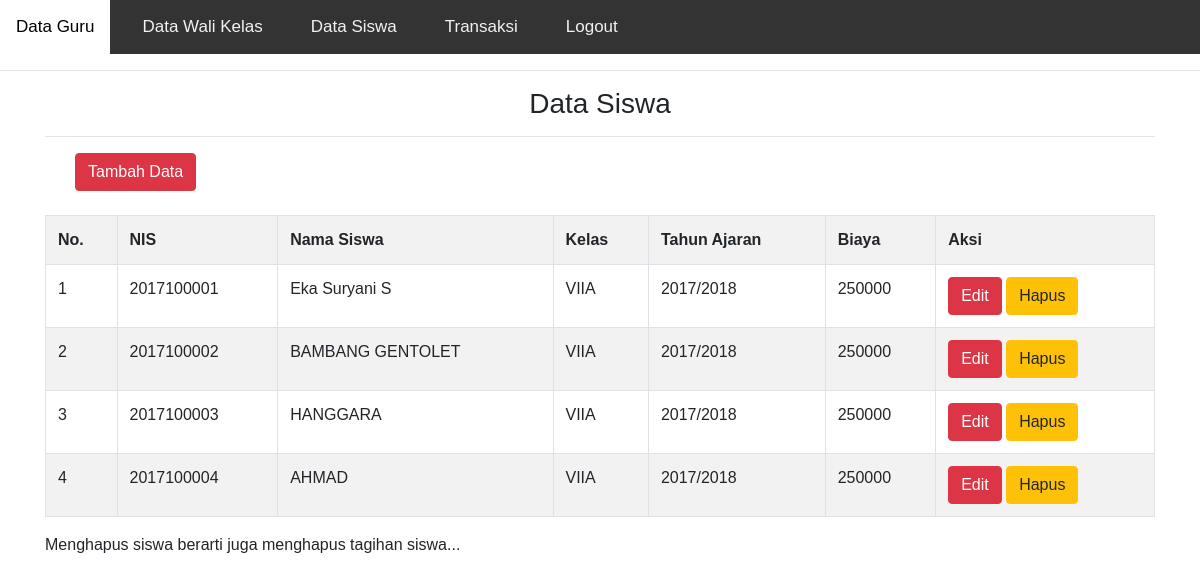
Screenshot of /tampil_siswa.php (signed in) with the database file from the repository.
### tables this page shows
CREATE TABLE `siswa` (
  `idsiswa` int(10) NOT NULL AUTO_INCREMENT,
  `nis` varchar(10) DEFAULT NULL,
  `namasiswa` varchar(40) DEFAULT NULL,
  `kelas` varchar(10) DEFAULT NULL,
  `tahunajaran` varchar(10) DEFAULT NULL,
  `biaya` int(20) DEFAULT NULL,
  PRIMARY KEY (`idsiswa`),
  KEY `fk_kelas` (`kelas`),
  CONSTRAINT `fk_kelas` FOREIGN KEY (`kelas`) REFERENCES `walikelas` (`kelas`) ON UPDATE CASCADE
);

### tampil_siswa.php (the view)
<?php include "header.php"; ?>
<div class="container">
<center>
<h3>Data Siswa</h3><hr />
</center>
<button style="margin: 0px 0px 0px 30px;" type="submit" class="btn btn-danger" onclick="window.location.href='tambah_siswa.php'">Tambah Data</button> <br /><br />
<table class="table table-striped table-bordered">
	<tr>
		<th>No.</th>
		<th>NIS</th>
		<th>Nama Siswa</th>
		<th>Kelas</th>
		<th>Tahun Ajaran</th>
		<th>Biaya</th>
		<th>Aksi</th>
	</tr>
	<?php
	$sql = mysqli_query($konek,"select * from siswa order by kelas asc");
	$no=1;
	while($d=mysqli_fetch_array($sql)){
		echo "<tr>
			<td>$no</td>
			<td>$d[nis]</td>
			<td>$d[namasiswa]</td>
			<td>$d[kelas]</td>
			<td>$d[tahunajaran]</td>
			<td>$d[biaya]</td>
			<td>
				<a class='btn btn-danger' href='edit_siswa.php?id=$d[idsiswa]'>Edit</a>
				<a class='btn btn-warning href='hapus_siswa.php?id=$d[idsiswa]'>Hapus</a>
			</td>
		</tr>";
		$no++;
	}
	?>
</table>
<p>Menghapus siswa berarti juga menghapus tagihan siswa...</p>
</div>

### header.php (style rules this page uses)
body { margin: 0; font-family: Arial, Helvetica, sans-serif; }

### rows the page displays
siswa: nis "2017100001", namasiswa "Eka Suryani S", kelas "VIIA", tahunajaran "2017/2018", biaya "250000"
siswa: nis "2017100002", namasiswa "BAMBANG GENTOLET", kelas "VIIA", tahunajaran "2017/2018", biaya "250000"
siswa: nis "2017100003", namasiswa "HANGGARA", kelas "VIIA", tahunajaran "2017/2018", biaya "250000"
siswa: nis "2017100004", namasiswa "AHMAD", kelas "VIIA", tahunajaran "2017/2018", biaya "250000"
